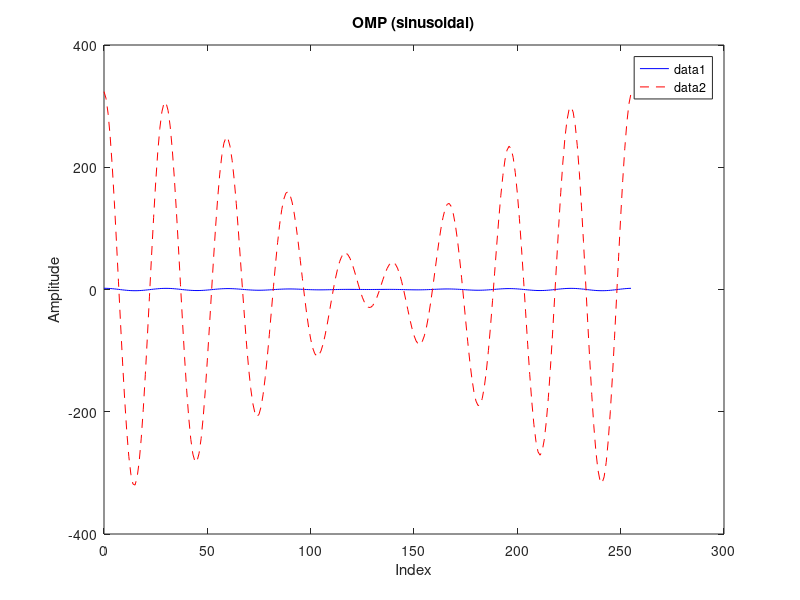
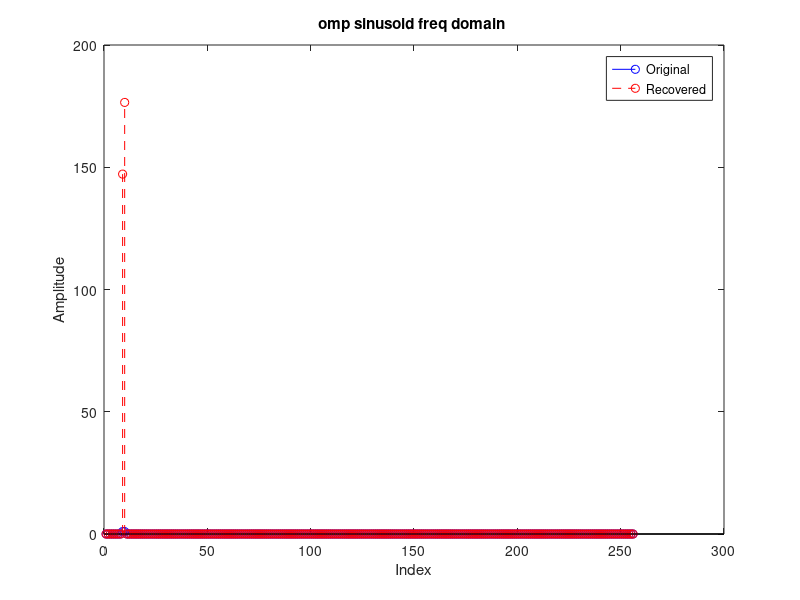

Reproduce these figures in MATLAB, in order.
clc; close all; clear all;
function x = omp(A, b, K)
    originalA = A;               % Store the original A
    norms = vecnorm(A);
    A = A ./ norms;

    r = b;
    Lambda = [];
    N = size(A, 2);
    x = zeros(N, 1);

    for k = 1:K
        h_k = abs(A' * r);
        h_k(Lambda) = 0;
        [~, l_k] = max(h_k);

        Lambda = [Lambda, l_k];
        Asub = A(:, Lambda);
        x_sub = Asub \ b;

        x = zeros(N, 1);
        x(Lambda) = x_sub ./ norms(Lambda)';
        r = b - originalA(:, Lambda) * x(Lambda);   % Corrected
    end
end



n = 256;     
m = 50;      
k = 2;        

freqs = [randi([1, 10]),randi([1, 10])];%,randi([10, 50]),randi([10, 50]),randi([10, 50])]               
x_freq = zeros(n, 1);              
x_freq(freqs) = [1; 1];%; 1; 1; 1];            
x_time = real(ifft(x_freq))*n;       

psi = randn(m,n);                  
b = psi * x_time;                     

phi = inv(dftmtx(n));
Theta = psi * phi;                    

x_freq_rec = omp(Theta, b, k);      
x_rec = real(ifft(x_freq_rec))*n;    

figure;
t = 0:n-1;

% Plot the original and recovered signals smoothly
plot(t, x_time, 'b-'); hold on;
plot(t, x_rec, 'r--');
legend;
xlabel('Index');
ylabel('Amplitude');
title('OMP (sinusoidal)');

figure;
stem(real(x_freq), 'bo', 'DisplayName', 'Original'); hold on;
stem(real(x_freq_rec), 'r--', 'DisplayName', 'Recovered');
legend;
xlabel('Index');
ylabel('Amplitude');
title(sprintf('omp sinusoid freq domain '));